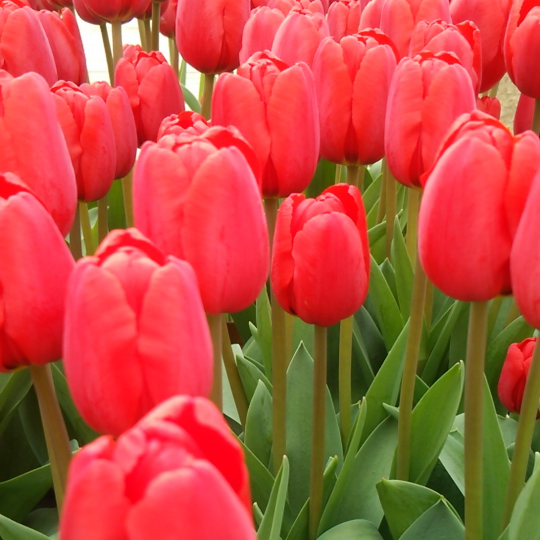
%> input picture flower.JPG, 1080 x 1080 px (shown at 1/2 size)
$ octave kadai2.m   (GNU Octave 9; MATLAB toolbox functions it lacks are replaced by stand-ins)
%> lines starting %> are read from the running program, lines starting %| are printed output that depends on the picture; in (x1, y1, x2, y2) boxes, pixels count from 0 and x2, y2 are one past the last pixel; in counts of white or black regions, pixels touching at a corner belong together; the program's own positions count from 1
clear; % 変数のオールクリア

ORG=imread('flower.JPG'); % 原画像の入力
%> ORG is the input picture: size 1080x1080x3 uint8; mean R, G, B 190.3, 78.1, 63.7
ORG = rgb2gray(ORG); colormap(gray); colorbar;
imagesc(ORG); axis image; % 画像の表示
pause; % 一時停止

% ２階調画像の生成
IMG = ORG>128;
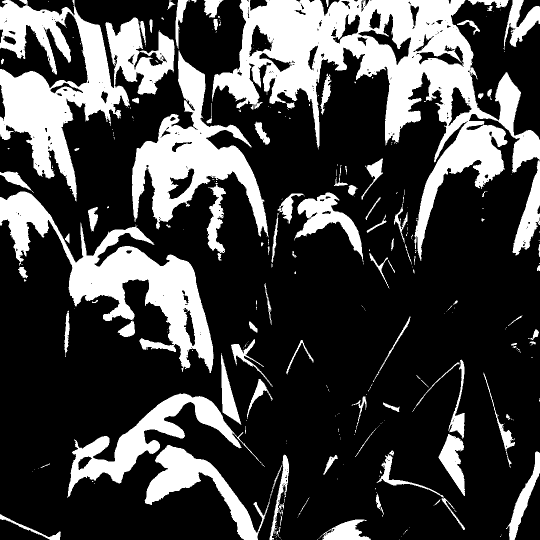
%> IMG: size 1080x1080 logical (shown at 1/2 size); 26.4% white; 333 white regions (238 under 20 px), largest, box (x1, y1, x2, y2) and area: (424, 0, 1080, 522) 101881, (0, 0, 349, 403) 52686, (0, 383, 427, 746) 41228
imagesc(IMG); colormap(gray); colorbar;  axis image;
pause;

% ４階調画像の生成
IMG0 = ORG>64;
%> IMG0: size 1080x1080 logical; 92% white; 371 black regions (291 under 20 px), largest, box (x1, y1, x2, y2) and area: (0, 655, 123, 965) 20405, (0, 938, 117, 1069) 10781, (601, 623, 698, 809) 5268
IMG1 = ORG>128;
IMG2 = ORG>192;
%> IMG2: size 1080x1080 logical; 1.8% white; 233 white regions (148 under 20 px), largest, box (x1, y1, x2, y2) and area: (149, 18, 221, 172) 5165, (243, 36, 283, 94) 1724, (369, 126, 403, 203) 1566
IMG = IMG0 + IMG1 + IMG2;
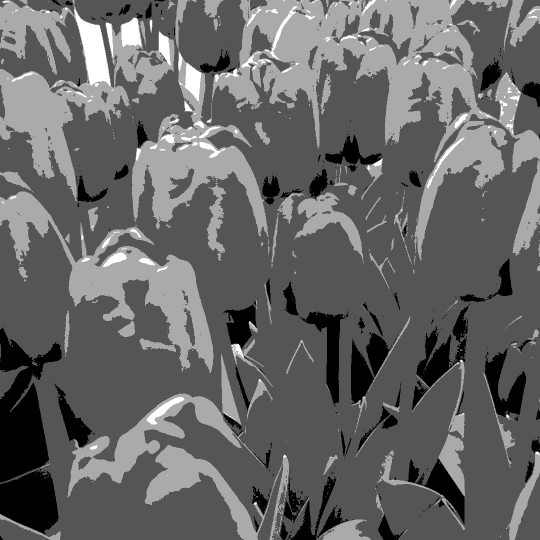
%> IMG: size 1080x1080 double (shown at 1/2 size); min 0, max 3, mean 1.2; drawn with min black and max white
imagesc(IMG); colormap(gray); colorbar;  axis image;
pause;

% ８階調画像の生成
IMG0 = ORG>32;
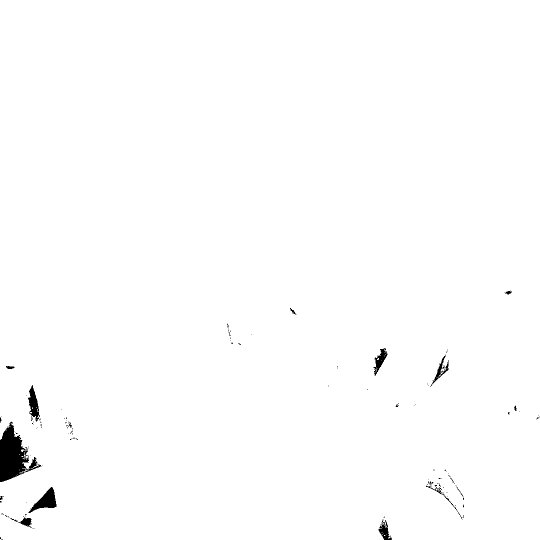
%> IMG0: size 1080x1080 logical (shown at 1/2 size); 99.2% white; 131 black regions (113 under 20 px), largest, box (x1, y1, x2, y2) and area: (0, 843, 83, 964) 4682, (56, 974, 113, 1026) 1219, (56, 770, 78, 843) 869
IMG1 = ORG>64;
IMG2 = ORG>96;
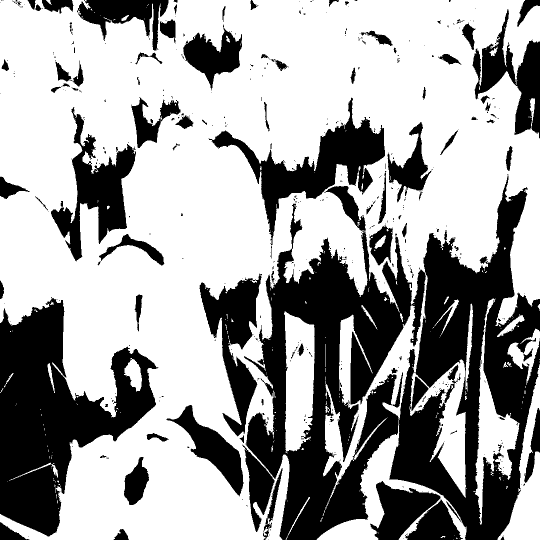
%> IMG2: size 1080x1080 logical (shown at 1/2 size); 64% white; 483 black regions (375 under 20 px), largest, box (x1, y1, x2, y2) and area: (488, 348, 1080, 1080) 197041, (0, 594, 317, 1073) 71680, (417, 195, 770, 491) 24556
IMG3 = ORG>128;
IMG4 = ORG>160;
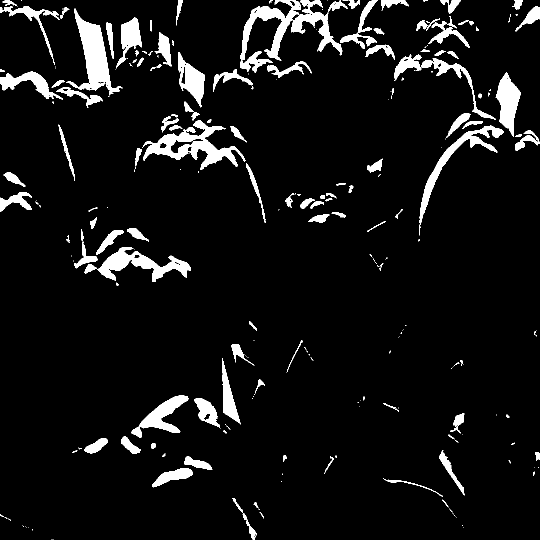
%> IMG4: size 1080x1080 logical (shown at 1/2 size); 7.1% white; 255 white regions (136 under 20 px), largest, box (x1, y1, x2, y2) and area: (480, 0, 696, 145) 8787, (284, 241, 491, 340) 6486, (132, 17, 245, 190) 6256
IMG5 = ORG>192;
IMG6 = ORG>224;
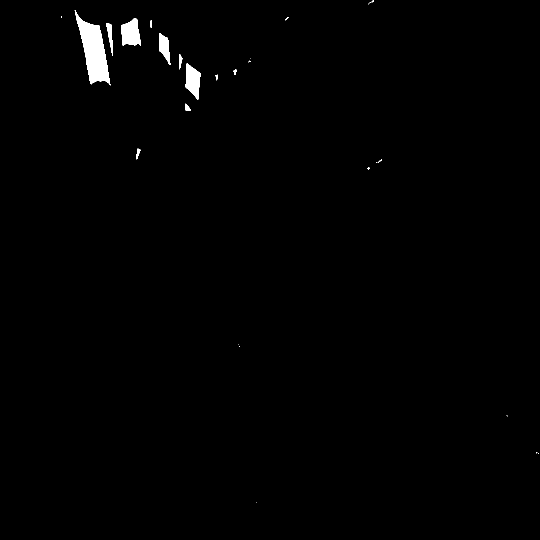
%> IMG6: size 1080x1080 logical (shown at 1/2 size); 0.83% white; 28 white regions (17 under 20 px), largest, box (x1, y1, x2, y2) and area: (149, 20, 221, 171) 4918, (243, 36, 282, 92) 1606, (371, 127, 402, 200) 1413
IMG = IMG0 + IMG1 + IMG2 + IMG3 + IMG4 + IMG5 + IMG6;
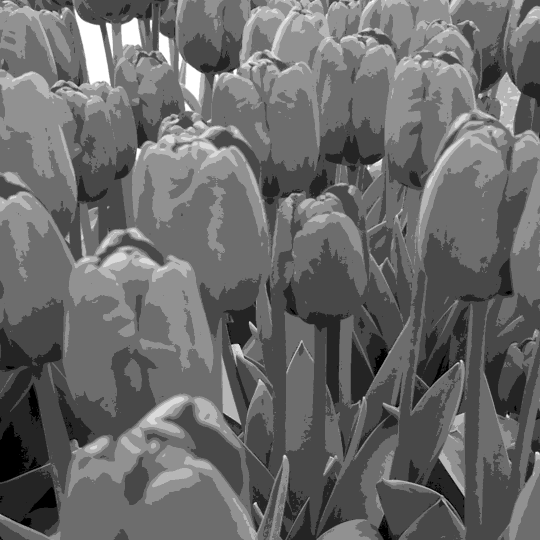
%> IMG: size 1080x1080 double (shown at 1/2 size); min 0, max 7, mean 2.91; drawn with min black and max white
imagesc(IMG); colormap(gray); colorbar;  axis image;
